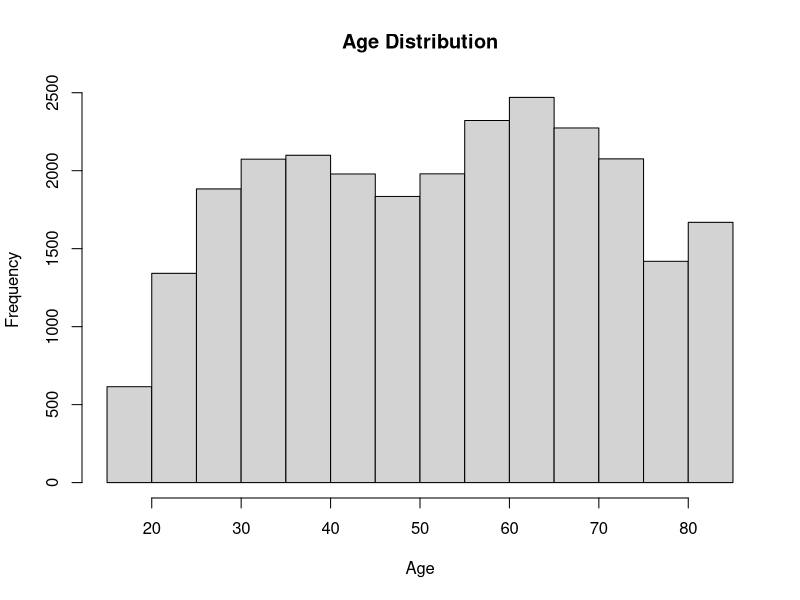
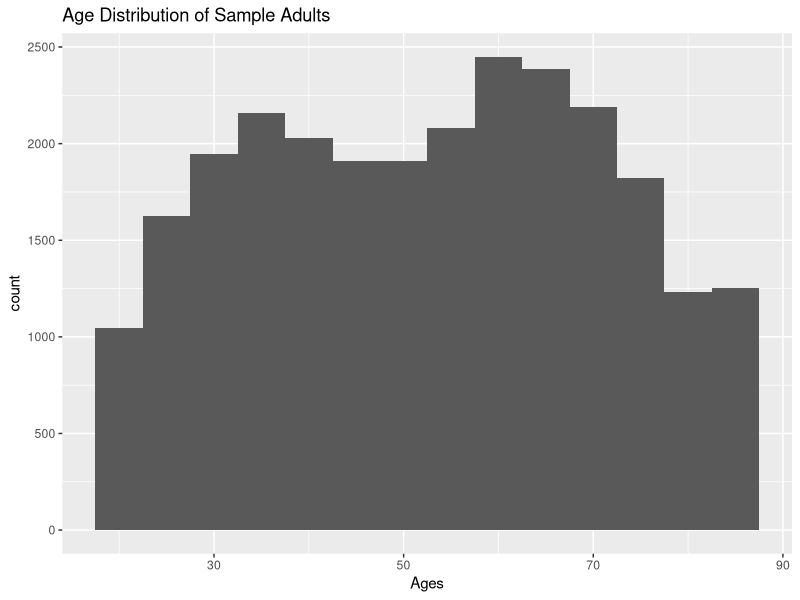
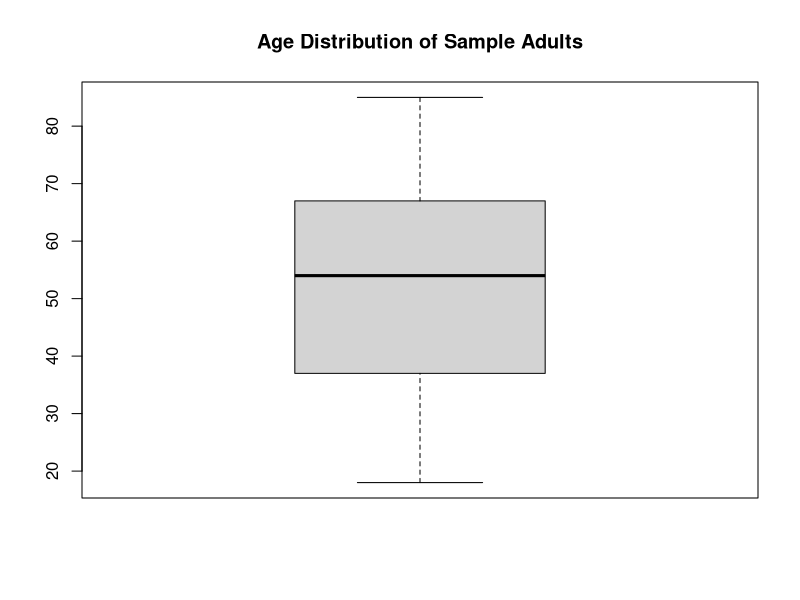
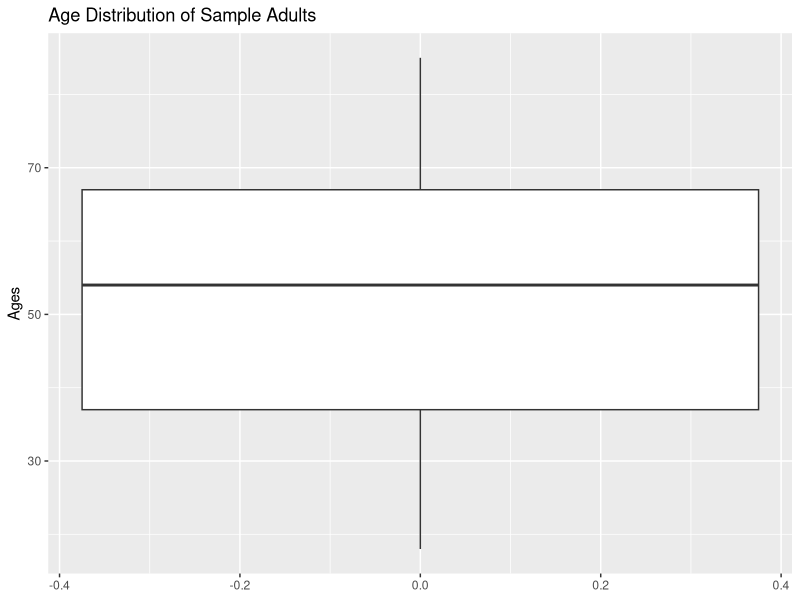
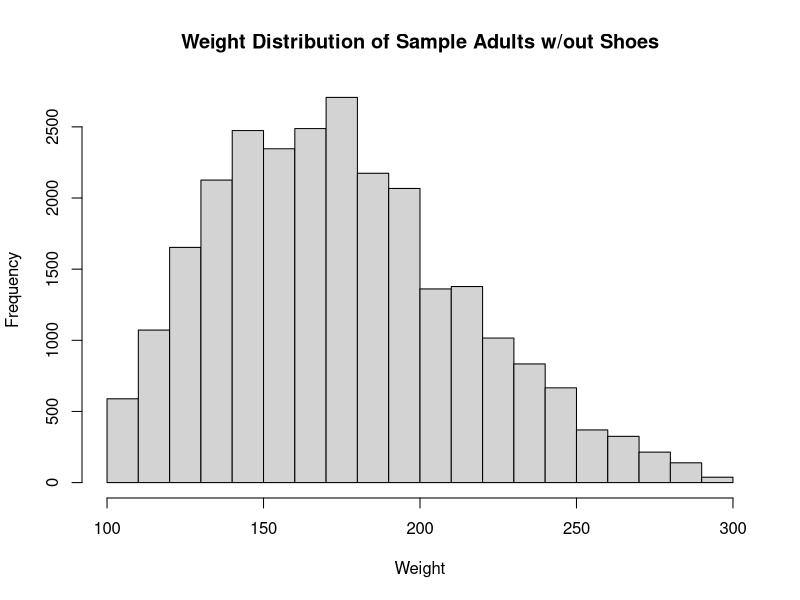
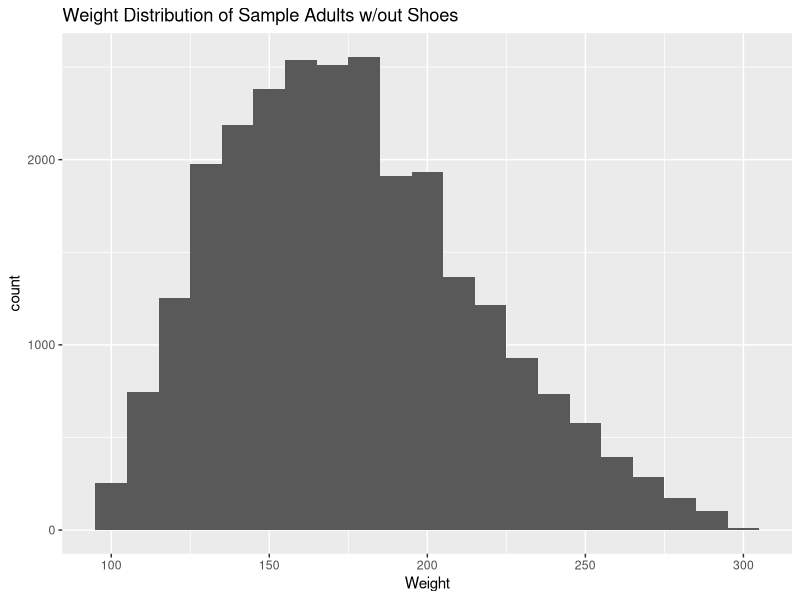
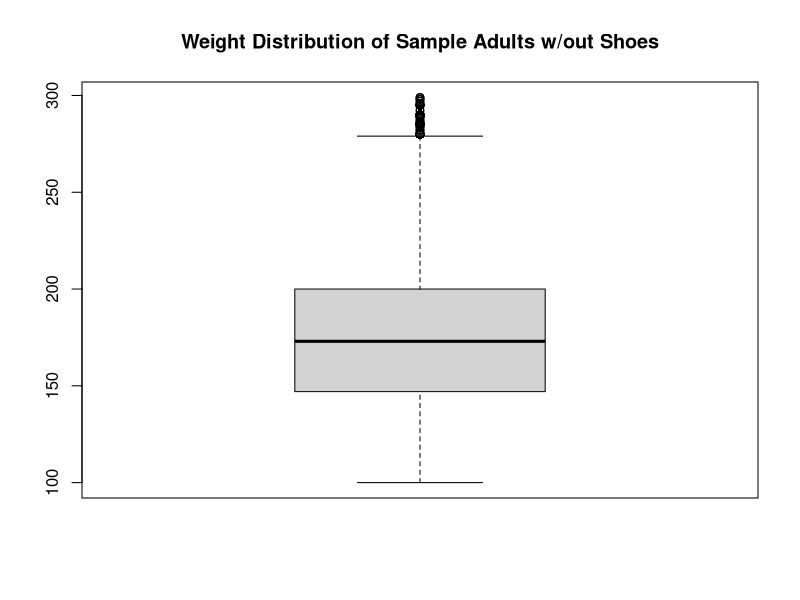
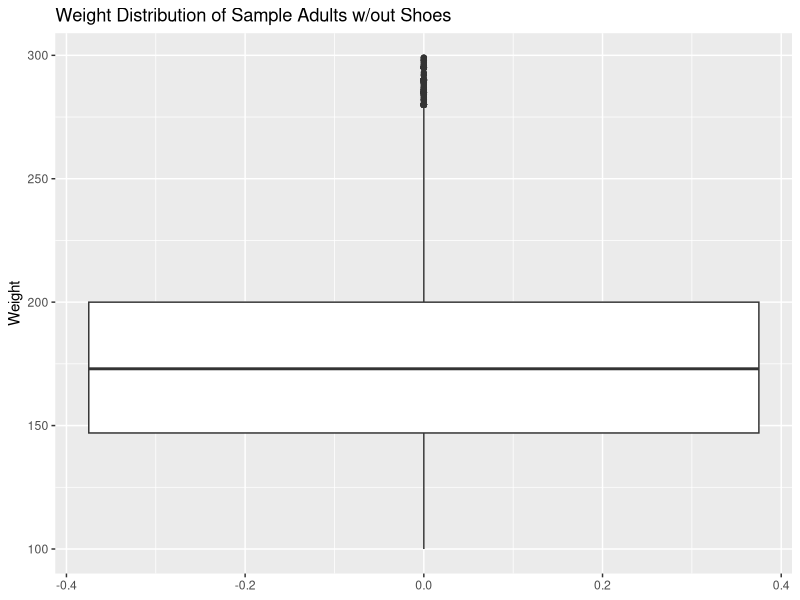

These figures' R source, in order:
"Day 3: Task 1: Univariate & Bivariate Analysis & Visualization"

library(tidyverse) #loading tidyverse package 
library(fBasics)

nhis_clean <- read_csv("data/nhis_clean.csv") #loading nhis_clean data into R

"Quantitative Variables"

#AgeP_A (Age)
summary(nhis_clean$AGEP_A) #summary stats for age 
sd(nhis_clean$AGEP_A) #standard deviation for age 

#Base histogram AGEP_A
hist(nhis_clean$AGEP_A, main = "Age Distribution",xlab="Age")

#ggplot histogram AGEP_A
ggplot(nhis_clean,aes(x=AGEP_A)) + #x axis will be Age 
  geom_histogram(binwidth = 5) + #data will be distributed among 5 bins
  xlab("Ages") + #x axis title 
  ggtitle("Age Distribution of Sample Adults") #chart title  

#Base boxplot of AGEP_A
boxplot(nhis_clean$AGEP_A, main = "Age Distribution of Sample Adults") 

#ggplot boxplot of AGEP_A
ggplot(nhis_clean, aes(y=AGEP_A)) + #y axis will be age values 
  geom_boxplot() + #identifying boxplot
  ggtitle("Age Distribution of Sample Adults") + #chart title
  ylab("Ages") #y axis title

 
#WEIGHTLBTC_A (Weight w/out shoes)
summary(nhis_clean$WEIGHTLBTC_A) #Summary stat for weight w/o shoes
sd(nhis_clean$WEIGHTLBTC_A) #standard dev for weight w/o shoes 

basicStats(nhis_clean$WEIGHTLBTC_A) #summary stat for weight w/o shoes 

#Base histogram WEIGHTLBTC_A
hist(nhis_clean$WEIGHTLBTC_A, main = "Weight Distribution of Sample Adults w/out Shoes",xlab="Weight")

#ggplot histogram WEIGHTLBTC_A
ggplot(nhis_clean,aes(x=WEIGHTLBTC_A)) + #x axis will be weight 
  geom_histogram(binwidth = 10) + #data will be distributed among 10 bins
  xlab("Weight") + #x axis title 
  ggtitle("Weight Distribution of Sample Adults w/out Shoes") #chart title  

#Base boxplot of WEIGHTLBTC_A
boxplot(nhis_clean$WEIGHTLBTC_A, main = "Weight Distribution of Sample Adults w/out Shoes") 

#ggplot boxplot of WEIGHTLBTC_A
ggplot(nhis_clean, aes(y=WEIGHTLBTC_A)) + #y axis will be weight values
  geom_boxplot() + #identidying boxplot
  ggtitle("Weight Distribution of Sample Adults w/out Shoes") + #chart title
  ylab("Weight") #y axis title 


#HEIGHTTTC_A (Heigh in Inches)
basicStats(nhis_clean$HEIGHTTC_A) #summary stat for total height in inches  

#Base histogram HEIGHTTTC_A
hist(nhis_clean$HEIGHTTC_A, main = "Height Distribution of Sample Adults",xlab="Total Height in Inches")

#ggplot histogram HEIGHTTTC_A
ggplot(nhis_clean,aes(x=HEIGHTTC_A)) + #x axis will be total height in inches 
  geom_histogram(binwidth = 2) + #data will be distributed among 2 bins
  xlab("Total Height in Inches") + #x axis title 
  ggtitle("Height Distribution of Sample Adults") #chart title  

#Base boxplot of HEIGHTTTC_A
boxplot(nhis_clean$HEIGHTTC_A, main="Total Height Distribution in Inches of Sample Adults") 

#ggplot boxplot of HEIGHTTTC_A
ggplot(nhis_clean, aes(y=HEIGHTTC_A)) + #y axis will be height values
  geom_boxplot() + #identidying boxplot
  ggtitle("Height Distribution of Sample Adults") + #chart title
  ylab("Total Height in Inches") #y axis title 

"Qualitative Variables"

#SEX_A (Gender)

nhis_clean$SEX_A <- factor(nhis_clean$SEX_A, #creating categorical data to a factor 
                           levels = c(1,2), #identifying the values w/in data
                           labels = c("Males","Females")) #relabeling the values w/corresponding label

sex_a_freq_table <- table(nhis_clean$SEX_A) #creating frequency table of sex_a variable 

sex_a_freq_table #printing out the sex_a frequency table 

barplot(sex_a_freq_table, #indicating r base barplot of sex_a variable through freq table 
        main = "Distibution of Sex Among Adult Sample", #chart title
        xlab = "Sex", #x axis title
        ylab = "Frequency", #y axis title
        col = c("lightblue","lightpink")) #bar plot colors 

sex_a_freq_df <- as.data.frame(sex_a_freq_table) #converting freq table to a data frame for ggplot 

ggplot(sex_a_freq_df, aes(x=Var1,y=Freq)) + #using ggplot & the data frame, indicating x as the variables and y as the frequency
  geom_bar(stat = "identity",fill ="purple") + #indicating bar plot
  labs(title = "Distribution of Sex Among Adult Sample", #chart title
       x = "Sex", #x axis title
       y = "Frequency") #y axis title

#HISPALLP_A (Race/Ethnicity)

nhis_clean$HISPALLP_A <- factor(nhis_clean$HISPALLP_A, #creating categorical data to a factor 
                           levels = c(1,2,3,4,5,6,7), #identifying the values w/in data
                           labels = c("Hispanic","NHWhite","NHAA","NHAsian Only","NHAIAN","NHAIAN&Other","Other")) #relabeling the values w/corresponding label

hispallp_a_freq_table <- table(nhis_clean$HISPALLP_A) #creating frequency table of HISPALLPa variable 

hispallp_a_freq_table #printing out the hispallp_a frequency table 

barplot(hispallp_a_freq_table, #indicating r base barplot of hispallp_a variable through freq table 
        main = "Distibution of Race/Ethnicity Among Adult Sample", #chart title
        xlab = "Race/Ethniticy", #x axis title
        ylab = "Frequency", #y axis title
        col = terrain.colors(7), #bar plot colors 
        cex.names = 0.6) #label size

hispallp_a_freq_df <- as.data.frame(hispallp_a_freq_table) #converting freq table to a data frame for ggplot 

ggplot(hispallp_a_freq_df, aes(x=Var1,y=Freq)) + #using ggplot & the data frame, indicating x as the variables and y as the frequency
  geom_bar(stat = "identity",fill ="lightgreen") + #indicating bar plot
  labs(title = "Distribution of Race/Ethnicity Among Adult Sample", #chart title
       x = "Race/Ethnicity", #x axis title
       y = "Frequency") #y axis title

#EDUCP_A (Education Level)

"EDCUP_A was already recoded and turned into a factor in previous task"

educp_a_freq_table <- table(nhis_clean$EDUCP_A) #creating frequency table of EDUCP_A variable 

educp_a_freq_table #printing out the educp_a frequency table 

barplot(educp_a_freq_table, #indicating r base barplot of educp_a variable through freq table 
        main = "Distibution of Education Level Among Adult Sample", #chart title
        xlab = "Education Level", #x axis title
        ylab = "Frequency", #y axis title
        col = rainbow(4), #bar plot colors 
        cex.names = 0.45) #label size

educp_a_freq_df <- as.data.frame(educp_a_freq_table) #converting freq table to a data frame for ggplot 

ggplot(educp_a_freq_df, aes(x=Var1,y=Freq)) + #using ggplot & the data frame, indicating x as the variables and y as the frequency
  geom_bar(stat = "identity",fill ="blue") + #indicating bar plot
  labs(title = "Distribution of Education Level Among Adult Sample", #chart title
       x = "Race/Ethnicity", #x axis title
       y = "Frequency") + #yaxis title 
  theme(axis.text.x = element_text(size = 9, angle = 45, hjust = 1)) #adjusts labels on x axis

#PHSTAT_A (General Health)

nhis_clean$PHSTAT_A<- factor(nhis_clean$PHSTAT_A, #creating categorical data to a factor 
                                levels = c(1,2,3,4,5), #identifying the values w/in data
                                labels = c("Excellent","Very Good","Good","Fair","Poor")) #relabeling the values w/corresponding label

phstat_a_freq_table <- table(nhis_clean$PHSTAT_A) #creating frequency table of PHSTAT_A variable 

phstat_a_freq_table #printing out the phstat_a frequency table 

barplot(phstat_a_freq_table, #indicating r base barplot of phstat_a variable through freq table 
        main = "Distibution of Health Status Among Adult Sample", #chart title
        xlab = "General Health Status", #x axis title
        ylab = "Frequency", #y axis title
        col = topo.colors(5), #bar plot colors 
        cex.names = 0.8) #label size

phstat_a_freq_df <- as.data.frame(phstat_a_freq_table) #converting freq table to a data frame for ggplot 

ggplot(phstat_a_freq_df, aes(x=Var1,y=Freq)) + #using ggplot & the data frame, indicating x as the variables and y as the frequency
  geom_bar(stat = "identity",fill ="gray") + #indicating bar plot
  labs(title = "Distribution of Health Status Among Adult Sample", #chart title
       x = "General Health Status", #x axis title
       y = "Frequency") #y axis title

#LSATIS4R_A (Quality of Life)

nhis_clean$LSATIS4R_A<- factor(nhis_clean$LSATIS4R_A, #creating categorical data to a factor 
                             levels = c(1,2,3,4), #identifying the values w/in data
                             labels = c("Very Satisfied","Satisfied","Dissatisfied","Very Dissatisfied")) #relabeling the values w/corresponding label

lsatis4r_a_freq_table <- table(nhis_clean$LSATIS4R_A) #creating frequency table of LSATIS4R_A variable 

lsatis4r_a_freq_table #printing out the lsatis4r_a frequency table 

barplot(lsatis4r_a_freq_table, #indicating r base barplot of lsatis4r_a variable through freq table 
        main = "Distibution of Quality of Life Among Adult Sample", #chart title
        xlab = "Quality of Life", #x axis title
        ylab = "Frequency", #y axis title
        col = heat.colors(4), #bar plot colors 
        cex.names = 0.8) #label size

lstatis4r_a_freq_df <- as.data.frame(lsatis4r_a_freq_table) #converting freq table to a data frame for ggplot 

ggplot(lstatis4r_a_freq_df, aes(x=Var1,y=Freq)) + #using ggplot & the data frame, indicating x as the variables and y as the frequency
  geom_bar(stat = "identity",fill = "orange") + #indicating bar plot
  labs(title = "Distribution of Quality of Life Among Adult Sample", #chart title
       x = "Quality of Life", #x axis title
       y = "Frequency") #y axis title
